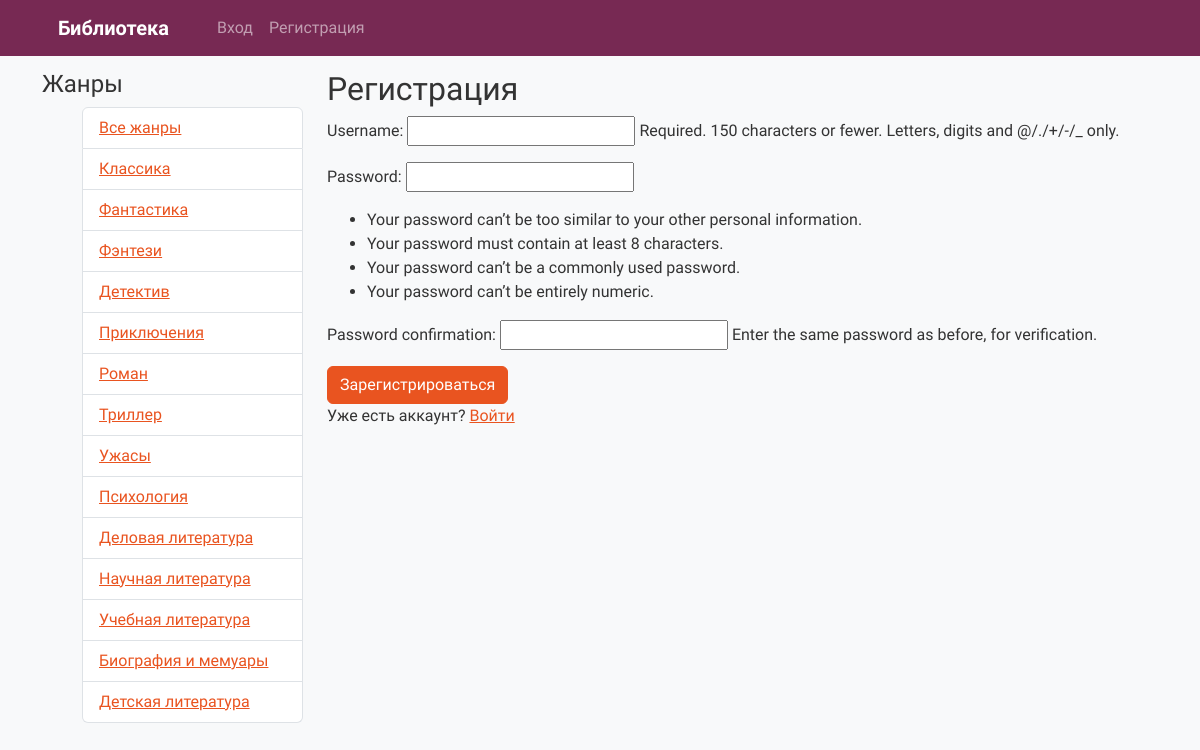
Screenshot of /register/ with the database file from the repository.
### books/models.py (models this page shows, shortened)
class Genre(models.Model):
    name = models.CharField(max_length=255, verbose_name="Жанр")

### books/views.py (the view)
# urls.py: path('register/', views.register, name='register'),
def register(request):
    if request.method == 'POST':
        form = UserCreationForm(request.POST)
        if form.is_valid():
            user = form.save()
            login(request, user)
            return redirect('home')
    else:
        form = UserCreationForm()
    return render(request, 'register.html', {'form': form})

### books/context_processors.py (called while the page is built)
def genres_processor(request):
    genres = Genre.objects.all()
    return {'genres': genres}

### templates/register.html (shortened to what this page needs)
{% extends 'base.html' %}
{% block content %}
<h2>Регистрация</h2>
<form method="post">
    {{ form.as_p }}
    <button type="submit" class="btn btn-primary">Зарегистрироваться</button>
</form>
<p>Уже есть аккаунт? <a href="{% url 'login' %}">Войти</a></p>
{% endblock %}

### templates/base.html (shortened to what this page needs)
{% load static %}
<!DOCTYPE html>
<html lang="ru">
<head>
    <link rel="stylesheet" href="{% static 'css/bootstrap.css' %}">
</head>
<body>
<nav class="navbar navbar-expand-lg navbar-dark bg-dark fixed-top">
    <div class="container">
        <a class="navbar-brand" href="{% url 'home' %}">Библиотека</a>
        <div class="collapse navbar-collapse d-flex justify-content-between align-items-center">
            <ul class="navbar-nav">
                {% if user.is_authenticated %}
                    <li class="nav-item"><a class="nav-link" href="{% url 'add_book' %}">Добавить книгу</a></li>
                    <li class="nav-item"><a class="nav-link" href="{% url 'profile' %}">Профиль</a></li>
                    <li class="nav-item"><a class="nav-link" href="{% url 'favorites_list' %}">Избранное</a></li>
                    <li class="nav-item"><a class="nav-link" href="{% url 'members_list' %}">Участники</a></li>
                {% else %}
                    <li class="nav-item"><a class="nav-link" href="{% url 'login' %}">Вход</a></li>
                    <li class="nav-item"><a class="nav-link" href="{% url 'register' %}">Регистрация</a></li>
                {% endif %}
            </ul>
        </div>
    </div>
</nav>
<div class="container">
    <div class="row">
        <div class="col-md-3">
            <h4>Жанры</h4>
            <ul class="list-group mb-3">
                <li class="list-group-item">
                    <a href="{% url 'home' %}">Все жанры</a>
                </li>
                {% for genre in genres %}
                <li class="list-group-item">
                    <a href="{% url 'genre_books' genre.id %}">{{ genre.name }}</a>
                </li>
                {% endfor %}
            </ul>
        </div>
        <div class="col-md-9">
            {% block content %}
            {% endblock %}
        </div>
    </div>
</div>
</body>
</html>

### templates/base.html (style rules this page uses)
body { background-color: #f8f9fa; padding-top: 70px; }
.navbar-brand { font-weight: bold; }

### rows the page displays
Genre: name "Классика"
Genre: name "Фантастика"
Genre: name "Фэнтези"
Genre: name "Детектив"
Genre: name "Приключения"
Genre: name "Роман"
Genre: name "Триллер"
Genre: name "Ужасы"
Genre: name "Психология"
Genre: name "Деловая литература"
Genre: name "Научная литература"
Genre: name "Учебная литература"
Genre: name "Биография и мемуары"
Genre: name "Детская литература"
